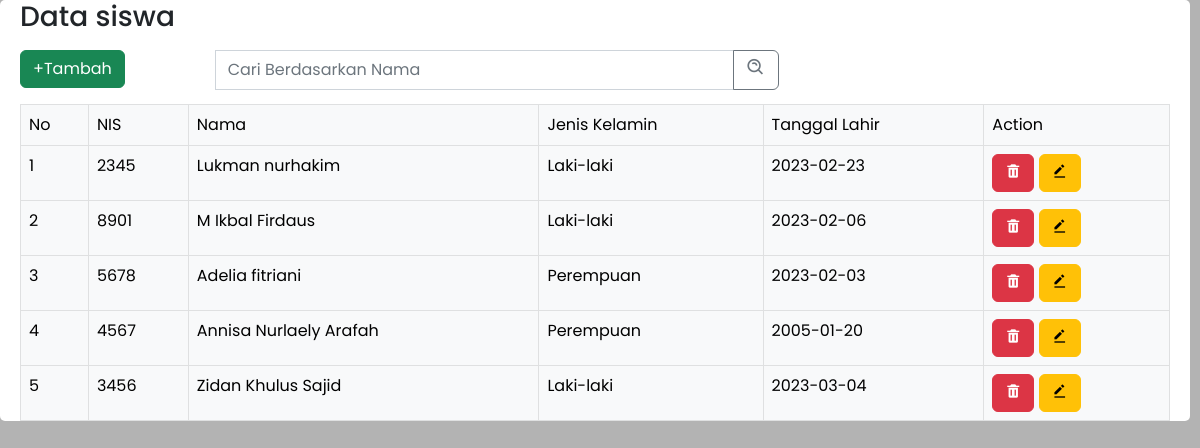
The app's page /admin/siswa.php with its own data.
### tables this page shows
CREATE TABLE `siswa` (
  `id` int(11) NOT NULL,
  `nis` varchar(11) NOT NULL,
  `nama` varchar(45) NOT NULL,
  `jenis_kelamin` enum('Laki-laki','Perempuan') NOT NULL,
  `tanggal_lahir` date NOT NULL
);

### admin/siswa.php (the view, shortened to what this page needs)
<?php
include "../bot.php";
include "../koneksi.php";
?>
<link rel="stylesheet" href="../patch/style.css">
<section id="data-siswa">
<div class="table-data">
<h3>Data siswa</h3>
<div class="row py-2">
    <div class="col-2">
    <a href="index.php?page=tambah_data"><button type="button" class="btn btn-success mb-2">+Tambah</button> </a>
    </div>
    <div class="col-6">
    <form action="" class="acion">
    <div class="input-group">
        <input type="text" name="search" class="form-control" placeholder="Cari Berdasarkan Nama" aria-label="Recipient's username" aria-describedby="button-addon2">
        <button class="btn btn-outline-secondary" type="submit" name="cari" id="button-addon2"><i class='bx bx-search-alt fs-5'></i></button>
    </div>
    </form>
    </div>
</div>
<table class="table table-light table-bordered py-3">
    <tr>
        <td>No</td>
        <td>NIS</td>
        <td>Nama</td>
        <td>Jenis Kelamin</td>
        <td>Tanggal Lahir</td>
        <td>Action</td>
    </tr>
    <?php
    if(isset($_GET['search'])){
        $nama = $_GET['search'];
        $query = "SELECT * FROM siswa where nama like '%$nama%'";
        $result= $conn->query($query);
    }else {
        $query = "SELECT * FROM siswa";
        $result= $conn->query($query);
    }
    $no= 1;
    while ($data = $result->fetch_assoc()){
    ?>
        <tr>
            <td><?php echo $no++;?></td>
            <td><?php echo $data["nis"] ?></td>
            <td><?php echo $data["nama"] ?></td>
            <td><?php echo $data["jenis_kelamin"] ?></td>
            <td><?php echo $data["tanggal_lahir"] ?></td>
            <td>
            <button type="button" class="btn btn-danger" data-bs-toggle="modal" data-bs-target="#deleteModal">
            <i class='bx bxs-trash'></i>
            </button>
            <a href="index.php?page=edit&nis=<?php echo $data['nis']?>"><button type="button" class="btn btn-warning"><i class='bx bxs-edit-alt'></i></button></a></td>
        </tr>
    <?php
    }
    ?>
</table>
</div>
</section>
<?php
include "../footer.php";
?>

### patch/style.css (style rules this page uses)
* { font-family: 'poppins', sans-serif; margin: 0; padding: 0; box-sizing: border-box; }
body { background-color: #b3b3b3; font-family: 'poppins',sans-serif; }
html { overflow: hidden; }
#data-siswa { background-color: white; margin-right: 10px; border-radius: 5px; }
.table-data { margin-right: 20px; margin-left: 20px; }
.table { border-radius: 10px; }

### records on screen
siswa: nis "2345", nama "Lukman nurhakim", jenis_kelamin "Laki-laki", tanggal_lahir "2023-02-23"
siswa: nis "8901", nama "M Ikbal Firdaus", jenis_kelamin "Laki-laki", tanggal_lahir "2023-02-06"
siswa: nis "5678", nama "Adelia fitriani", jenis_kelamin "Perempuan", tanggal_lahir "2023-02-03"
siswa: nis "4567", nama "Annisa Nurlaely Arafah", jenis_kelamin "Perempuan", tanggal_lahir "2005-01-20"
siswa: nis "3456", nama "Zidan Khulus Sajid", jenis_kelamin "Laki-laki", tanggal_lahir "2023-03-04"
